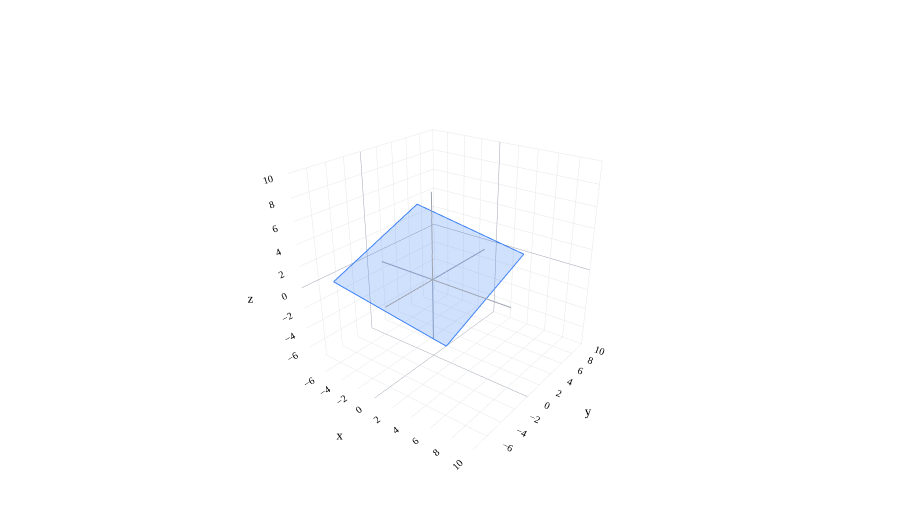

This figure's notebook cell:
### Markdown cell above
```{figure} #plot-25-xz-plane
:label: fig-plot-25-xz-plane
:class: course-caption
:alt: The xz-plane, where y equals zero.

For example, $y=0$ gives us the $xz$-plane.
```

### Code cell
fig=base3()
plane3(fig,(2,-3,9))
fig.show()

### Figure 1 — Plotly figure (JSON) as saved in the notebook; plotly's stock layout.template omitted (floating-point values rounded to 4 significant figures)
{"data": [{"hoverinfo": "skip", "line": {"color": "#9ca3af", "dash": "solid", "width": 2}, "mode": "lines", "showlegend": false, "type": "scatter3d", "x": [-6.0, 8.0], "y": [-0.0, 0.0], "z": [-0.0, 0.0]}, {"hoverinfo": "skip", "line": {"color": "#9ca3af", "dash": "solid", "width": 2}, "mode": "lines", "showlegend": false, "type": "scatter3d", "x": [-0.0, 0.0], "y": [-6.0, 8.0], "z": [-0.0, 0.0]}, {"hoverinfo": "skip", "line": {"color": "#9ca3af", "dash": "solid", "width": 2}, "mode": "lines", "showlegend": false, "type": "scatter3d", "x": [-0.0, 0.0], "y": [-0.0, 0.0], "z": [-6.0, 8.0]}, {"color": "#3d81f6", "flatshading": true, "hoverinfo": "skip", "i": [0, 0], "j": [1, 2], "k": [2, 3], "lighting": {"ambient": 1, "diffuse": 0, "fresnel": 0, "roughness": 1, "specular": 0}, "opacity": 0.24, "showscale": false, "type": "mesh3d", "x": [4.892, 4.892, -6.849, -6.849], "y": [-4.417, 6.967, 6.184, -5.2], "z": [-2.56, 1.235, 3.583, -0.2112]}, {"hoverinfo": "skip", "line": {"color": "#3d81f6", "dash": "solid", "width": 2}, "mode": "lines", "showlegend": false, "type": "scatter3d", "x": [4.892, 4.892], "y": [-4.417, 6.967], "z": [-2.56, 1.235]}, {"hoverinfo": "skip", "line": {"color": "#3d81f6", "dash": "solid", "width": 2}, "mode": "lines", "showlegend": false, "type": "scatter3d", "x": [4.892, -6.849], "y": [6.967, 6.184], "z": [1.235, 3.583]}, {"hoverinfo": "skip", "line": {"color": "#3d81f6", "dash": "solid", "width": 2}, "mode": "lines", "showlegend": false, "type": "scatter3d", "x": [-6.849, -6.849], "y": [6.184, -5.2], "z": [3.583, -0.2112]}, {"hoverinfo": "skip", "line": {"color": "#3d81f6", "dash": "solid", "width": 2}, "mode": "lines", "showlegend": false, "type": "scatter3d", "x": [-6.849, 4.892], "y": [-5.2, -4.417], "z": [-0.2112, -2.56]}], "layout": {"autosize": true, "colorway": ["#3d81f6", "orange", "#d81a60"], "font": {"color": "black", "family": "Palatino", "size": 16}, "height": 520, "margin": {"b": 0, "l": 0, "r": 0, "t": 15}, "paper_bgcolor": "white", "plot_bgcolor": "white", "scene": {"aspectmode": "cube", "bgcolor": "white", "camera": {"eye": {"x": 1.6, "y": -2.1, "z": 1.3}}, "xaxis": {"backgroundcolor": "white", "dtick": 2, "gridcolor": "#e5e7eb", "range": [-7.849, 10], "showbackground": true, "showspikes": false, "tickfont": {"size": 11}, "title": {"font": {"size": 13}, "text": "x"}, "zerolinecolor": "#9ca3af"}, "yaxis": {"backgroundcolor": "white", "dtick": 2, "gridcolor": "#e5e7eb", "range": [-7.849, 10], "showbackground": true, "showspikes": false, "tickfont": {"size": 11}, "title": {"font": {"size": 13}, "text": "y"}, "zerolinecolor": "#9ca3af"}, "zaxis": {"backgroundcolor": "white", "dtick": 2, "gridcolor": "#e5e7eb", "range": [-7.849, 10], "showbackground": true, "showspikes": false, "tickfont": {"size": 11}, "title": {"font": {"size": 13}, "text": "z"}, "zerolinecolor": "#9ca3af"}}, "showlegend": false, "xaxis": {"gridcolor": "#e5e7eb", "zerolinecolor": "#9ca3af"}, "yaxis": {"gridcolor": "#e5e7eb", "zerolinecolor": "#9ca3af"}}}
